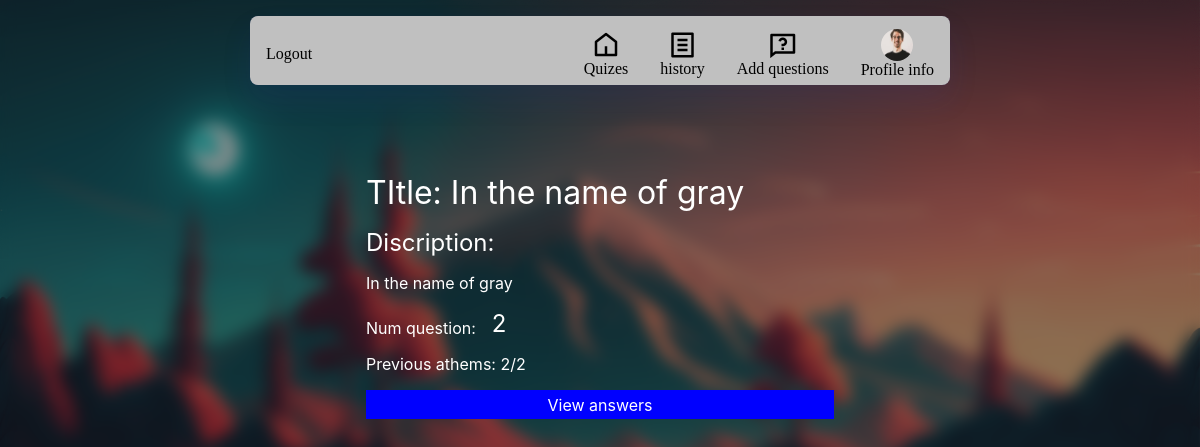
Screenshot of /index.php?page=question&quiz_id=14 (signed in) with the database file from the repository.
### tables this page shows
CREATE TABLE `user_quiz` (
  `id` int(255) NOT NULL,
  `user_id` int(255) NOT NULL,
  `created_at` datetime NOT NULL DEFAULT current_timestamp(),
  `score` int(255) NOT NULL DEFAULT 0,
  `quiz_id` int(255) NOT NULL
);

CREATE TABLE `quiz` (
  `id` int(255) NOT NULL,
  `create_by` varchar(255) DEFAULT NULL,
  `num_questions` int(255) NOT NULL DEFAULT 0,
  `created_at` datetime NOT NULL DEFAULT current_timestamp(),
  `title` varchar(255) NOT NULL,
  `discriiption` longtext NOT NULL
);

### commons/mysql.php (called while the page is built, shortened)
<?php
class Db{
  protected $db;
	private $stmtResult;
function __construct(){
	if(DEV){
		$this->db = new mysqli('localhost',DEV_DB_USER,DEV_DB_PASS,DB_NAME);
	}
	else{
		$this->db = new mysqli('localhost',DB_USER,DB_PASS,DB_NAME);
	}
		return $this;
  }
  public function query(string $sql, $values = [], string $types = ''): self {
		if(!$types) $types = str_repeat('s', count($values));
		if(!$values) {
			$this->stmtResult = $this->db->query($sql);
		} else {
			$values = array_map(fn($val)=>$val ?? null,$values);
			$stmt = $this->stmt = $this->db->prepare($sql);
			$stmt->bind_param($types, ...$values);
			$stmt->execute();
			$this->stmtResult = $stmt->get_result();
		}
		return $this;
	}
  public function getRows():array {
    $results = $this->stmtResult;
   return ($results->fetch_all(MYSQLI_ASSOC));
  }
}
$Db = new Db();
?>

### commons/function.php (called while the page is built, shortened)
<?php
function isAdmin():bool{
    if($_SESSION['role'] != 'admin'){
        return false;
    }
    return true;
}
?>

### pages/question.php (the view, shortened to what this page needs)
<?php
require_once './commons/mysql.php';
$quiz = $Db->query("SELECT q.discriiption,uq.score,q.id, q.title, q.created_at,u.username,u.fname,u.lname , q.num_questions from quiz as q INNER join users as u on q.create_by = u.id left outer join user_quiz as uq on q.id = uq.quiz_id or uq.id is null where (uq.user_id = ? or uq.user_id is null) and q.id = ?", [$_SESSION['user_id'], $_GET['quiz_id']])->getRows()[0];
?>
<div class='mxpw max500 p1 mt2 round1 v-flex c-c gp1rem col2'>
  <h1 class='align algn_l mxpw'>
    TItle: <span>
      <?php echo $quiz['title'] ?>
    </span>
  </h1>
  <div class='v-flex mxpw gp05rem'>
    <h2>Discription:</h2>
  </div>
  <div class="algn_l mxpw">
    <?php echo $quiz['discriiption']?>
  </div>
  <div class='h-flex fs-fe gp1rem mxpw'>
    <span>
      Num question:
    </span>
    <h2>
      <?php echo $quiz['num_questions'] ?>
    </h2>
  </div>
  <?php
  if ($quiz['score'] !== null && !isAdmin()) {
  ?>
    <div class='mxpw'>
      Previous athems: <span>
        <?php echo $quiz['score'] . '/' . $quiz['num_questions'] ?>
      </span>
    </div>
  <?php
  }
  ?>
  <?php
  if ($quiz['score'] !== null  || isAdmin()  ) {
  ?>
<div class="mxpw h-flex fs-c">
    <a href='?page=correct_answers&quiz=<?php echo $quiz['id']?>' class='pbtn v-flex c-c col2  enter mxpw bgcol1'>View answers</a>
  </div>
  <?php
  }
  ?>
</div>

### assets/styles/flex.css (style rules this page uses)
.v-flex { display: flex; flex-direction: column; }
.c-c { justify-content: center; align-items: center; }
.h-flex { display: flex; flex-direction: row; }
.fs-fe { justify-content: flex-start; align-items: flex-end; }
.fs-c { justify-content: flex-start; align-items: center; }

### assets/styles/fs.css (style rules this page uses)
:root { --fs_1: 10.5px; --fs_11: 11.5px; --fs_12: 12.5px; --fs_13: 13px; --fs1: 14px; --fs2: 16px; --fs3: 18px; --fs4: 20px; --fs5: 22px; --fs6: 24px; --fs7: 26px; --fs8: 30px; --fs9: 35px; --fs10: 40px; --fs11: 50px; --fs12: 60px; }

### assets/styles/colors.css (style rules this page uses)
:root { --color1:red; --color2:blue; --bgcol1: black; --bgcol2:gray; --bgcol3:silver; --col_text:black; --col_text2:white; --col_info:rgb(116, 116, 235); --col_error:rgb(241, 73, 73); --col_success:rgb(66, 197, 66); }
.col_text2 , .col2 { color: var(--col_text2); }
.bgcol1 { background-color: var(--color2); }

### assets/styles/common.css (style rules this page uses)
:root { --top_nav_height: 3.5rem; --max1500: min(1500px, 100%); --sdw2: 19px 11px 8px rgba(0, 0, 0, 0.28); --sdw1: 2px 2px 6px rgba(0, 0, 0, 0.28); --pgpadding1: 2rem; --p_img_size: 40px; --navheight: 4.3rem; }
.mxpw { width: 100%; }
.p1 { padding: 1rem; }
.gp1rem { gap: 1rem; }
.gp05rem { gap: 0.5rem; }
.btn1, .pbtn { padding: 0.3rem 0.7rem; }
.pbtn { padding: 0.6rem 1rem; }
.algn_l { text-align: left; }
.mt2 { margin-top: 2rem; }
.max500 { width: min(500px, 100%); }
.round1 { border-radius: 5px; }
.pbtn { padding: 0.3rem 0.7rem; }

### assets/styles/base.css (style rules this page uses)
*, *::before, *::after { box-sizing: border-box; margin: 0; font-weight: normal; }

### index.php (style rules this page uses)
body { height: 100dvh; }
body::before { position: fixed; z-index: 1; content: ''; top: 0px; left: 0px; height: 100vh; width: 100vw; background-color: hsla(0, 0%, 10%, .5); backdrop-filter: blur(8px); }
a { text-decoration: none; color: var(--col_text); }

### rows the page displays
user_quiz: quiz.title "In the name of gray", quiz.discriiption "In the name of gray", quiz.num_questions "2", score "2"
